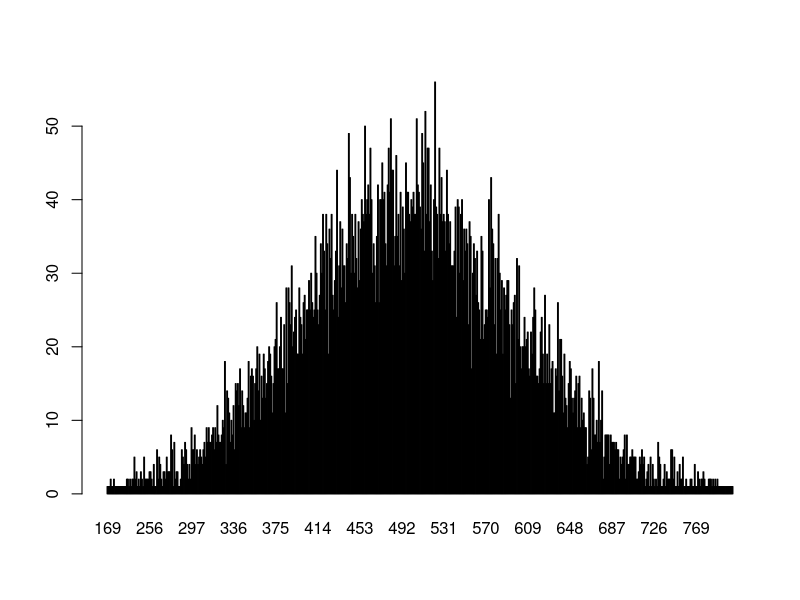

Reproduce this figure in R.
# Primeiro Programa em R
# • Em apenas três linhas de código, seu primeiro programa R irá gerar 10.000 números
# • Em uma distribuição aleatória, organizá-los com base na frequência e criar um gráfico de barras sofisticado.

n <- floor(rnorm(10000, 500, 100))
t <- table(n)
barplot(t) 

# A primeira linha de código criou uma distribuição aleatória normal de 10.000 elementos, com a média de 500, com intervalo padrão de 100, arredondou para baixo e atribuiu à variável n.

# Sintaxe Básica
minhaString <- "Olá Mundo!"
print (minhaString)



